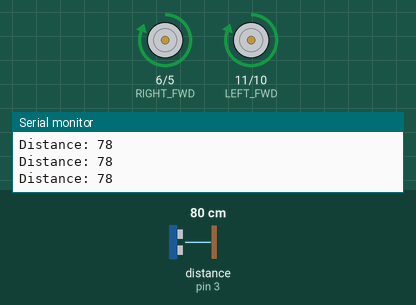
This sketch was run on a simulated Arduino Uno, built with avr-gcc and run on an emulated ATmega328P. Shown: motor-driver pin pairs drawn as motors (green arrow = first pin HIGH = forward, orange = second pin HIGH = backward, longer = more drive), the last lines printed to the serial monitor. Wiring (inferred from the names in the program): ultrasonic range finder: trigger pin 2; echo pin 3. The test bench sets the inputs (shaded band); at power-on: distance to the obstacle (sensor on pin 3) 80 cm. The echo pulse lasts 58.3 µs per cm.

Above: at 1.2 s.
1.3 s: distance to the obstacle (sensor on pin 3) set to 21 cm
2.8 s: distance to the obstacle (sensor on pin 3) set to 17 cm
At 3.16 s:
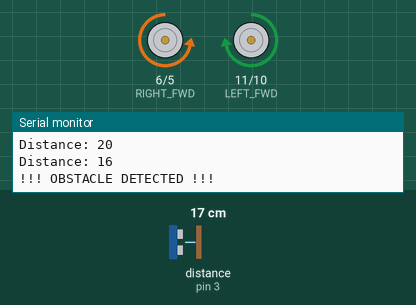
At 4.88 s:
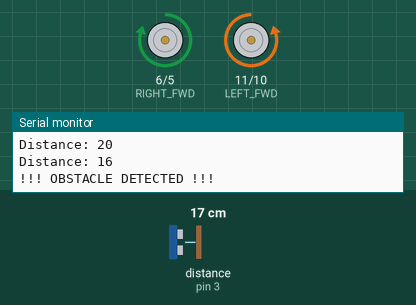
5.8 s: distance to the obstacle (sensor on pin 3) set to 5 cm
8.8 s: distance to the obstacle (sensor on pin 3) set to 2 cm
11.6 s: distance to the obstacle (sensor on pin 3) set to 4 cm
At 11.76 s:
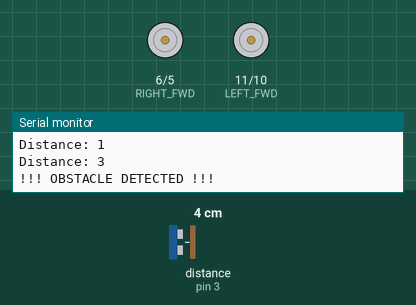
14.6 s: distance to the obstacle (sensor on pin 3) set to 120 cm
Timing chart, 0 to 17.6 s (numbered marks = the images above; inputs shaded):
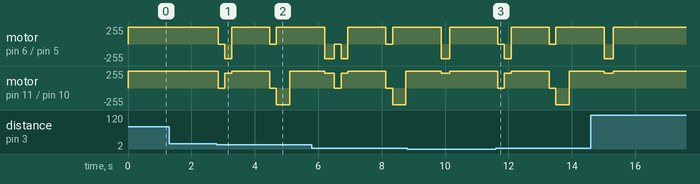

Measured:
- the behaviour switches between 19 and 18 cm on distance to the obstacle (sensor on pin 3) (found by bisection; images 0 and 1)

The sketch:

object_avoidance.ino
```cpp
// ================= TIMING SETTINGS (ms) =================
const unsigned long T_STOP1       = 200;
const unsigned long T_TURN_RIGHT  = 200;  // Time for ~90 degree right turn
const unsigned long T_GO_RIGHT    = 1200;  // Shortened: Side-step distance
const unsigned long T_STOP2       = 200;
const unsigned long T_TURN_LEFT   = 400;  // Capped at under 1s to face forward/parallel
const unsigned long T_GO_STRAIGHT = 1100; // Time to drive past the obstacle
const unsigned long T_TURN_RIGHT2 = 240;  // Re-align to original lane

// ================= MOTOR PINS =================
const int LEFT_FWD  = 11;
const int LEFT_BWD  = 10;
const int RIGHT_FWD = 6;
const int RIGHT_BWD = 5;

// ================= ULTRASONIC =================
const int TRIG_PIN = 2;
const int ECHO_PIN = 3;

// ================= SPEED SETTINGS =================
const int BASE_SPEED = 255;
const int TURN_SPEED = 220;

// ================= OBSTACLE SETTINGS =================
const int OBSTACLE_DIST  = 18;
const int MIN_VALID_DIST = 3;

// ================= GLOBAL STATE =================
bool avoiding = false;
int avoidStage = 0;
unsigned long stageStartTime = 0;

// ================= MOTOR FUNCTIONS =================
void stopMotors() {
  analogWrite(LEFT_FWD, 0); analogWrite(LEFT_BWD, 0);
  analogWrite(RIGHT_FWD, 0); analogWrite(RIGHT_BWD, 0);
}

void forward(int spd) {
  analogWrite(LEFT_FWD, spd);
  analogWrite(LEFT_BWD, 0);
  analogWrite(RIGHT_FWD, spd);
  analogWrite(RIGHT_BWD, 0);
}

void turnRight() {
  analogWrite(LEFT_FWD, TURN_SPEED); analogWrite(LEFT_BWD, 0);
  analogWrite(RIGHT_FWD, 0); analogWrite(RIGHT_BWD, TURN_SPEED);
}

void turnLeft() {
  analogWrite(LEFT_FWD, 0); analogWrite(LEFT_BWD, 250);
  analogWrite(RIGHT_FWD, 250); analogWrite(RIGHT_BWD, 0);
}

// ================= SENSOR FUNCTION =================
long getDistance() {
  digitalWrite(TRIG_PIN, LOW);
  delayMicroseconds(2);
  digitalWrite(TRIG_PIN, HIGH);
  delayMicroseconds(10);
  digitalWrite(TRIG_PIN, LOW);

  long duration = pulseIn(ECHO_PIN, HIGH, 30000);
  if (duration == 0) return 999;
  return duration * 0.034 / 2;
}

// ================= AVOIDANCE LOGIC =================
void startAvoid() {
  avoiding = true;
  avoidStage = 0;
  stageStartTime = millis();
}

void updateAvoid() {
  unsigned long now = millis();

  switch (avoidStage) {
    case 0: // Stop
      stopMotors();
      if (now - stageStartTime >= T_STOP1) {
        avoidStage = 1; stageStartTime = now;
      }
      break;

    case 1: // Stage 1: Turn Right 90deg
      turnRight();
      if (now - stageStartTime >= T_TURN_RIGHT) {
        avoidStage = 2; stageStartTime = now;
      }
      break;

    case 2: // Stage 2: Move to the side
      forward(250);
      if (now - stageStartTime >= T_GO_RIGHT) {
        avoidStage = 3; stageStartTime = now;
      }
      break;

    case 3: // Stop
      stopMotors();
      if (now - stageStartTime >= T_STOP2) {
        avoidStage = 4; stageStartTime = now;
      }
      break;

    case 4: // Stage 3: Turn Left (Max 1s)
      turnLeft();
      if (now - stageStartTime >= T_TURN_LEFT) {
        avoidStage = 5; stageStartTime = now;
      }
      break;

    case 5: // Stage 4: Drive past the object
      forward(250);
      if (now - stageStartTime >= T_GO_STRAIGHT) {
        avoidStage = 6; stageStartTime = now;
      }
      break;

    case 6: // Stage 5: Re-align
      turnRight();
      if (now - stageStartTime >= T_TURN_RIGHT2) {
        avoidStage = 7; stageStartTime = now;
      }
      break;

    case 7: // Finish
      avoiding = false;
      Serial.println("Maneuver Complete.");
      break;
  }
}

// ================= MAIN SETUP =================
void setup() {
  pinMode(LEFT_FWD, OUTPUT); pinMode(LEFT_BWD, OUTPUT);
  pinMode(RIGHT_FWD, OUTPUT); pinMode(RIGHT_BWD, OUTPUT);
  pinMode(TRIG_PIN, OUTPUT); pinMode(ECHO_PIN, INPUT);

  Serial.begin(9600);
  Serial.println("Robot Ready.");
}

// ================= MAIN LOOP =================
void loop() {
  if (avoiding) {
    updateAvoid();
  }
  else {
    long d = getDistance();

    // Debugging info
    Serial.print("Distance: "); Serial.println(d);

    if (d >= MIN_VALID_DIST && d < OBSTACLE_DIST) {
      Serial.println("!!! OBSTACLE DETECTED !!!");
      startAvoid();
    }
    else {
      forward(BASE_SPEED);
    }
  }
  delay(30);
}
```
